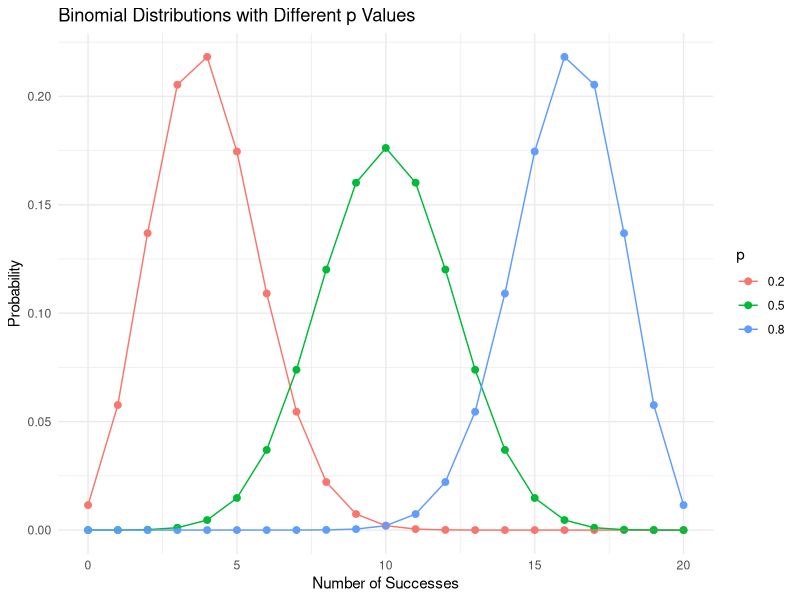
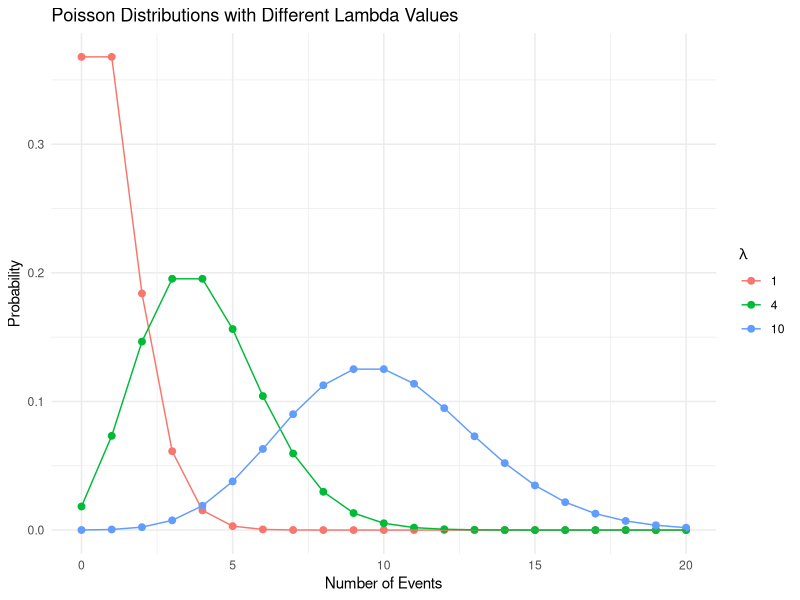
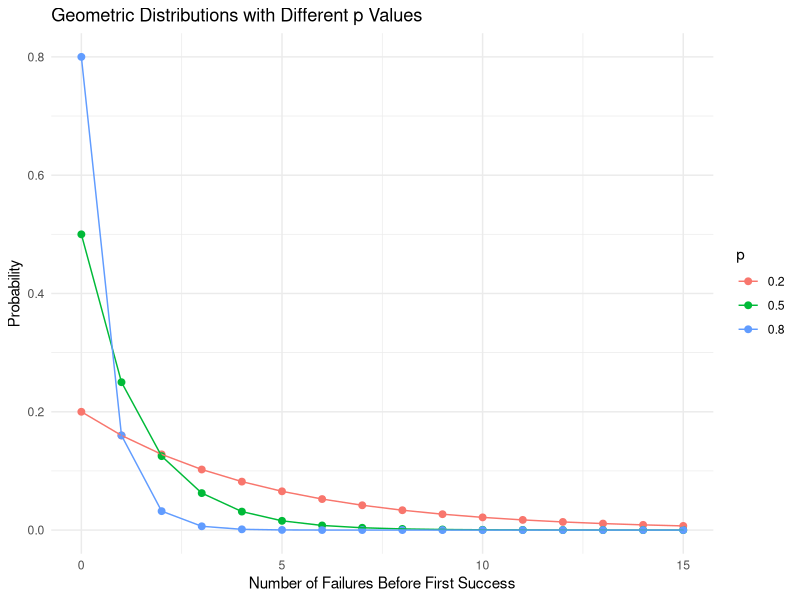

Reproduce these figures in R, in order.
## ---- chunk 1
suppressWarnings(suppressMessages(library(ggplot2)))
## ---- chunk 2
p <- 0.6
dbinom(x = 1, size = 1, prob = p)
pbinom(q = 1, size = 1, prob = p)
## ---- chunk 3
p <- 1/3
dbinom(x = 1, size = 1, prob = p)
pbinom(q = 0.5, size = 1, prob = p)
## ---- chunk 4
# YOUR CODE HERE
## ---- chunk 5
# Set parameters
n <- 20  # Number of trials
p_values <- c(0.2, 0.5, 0.8)  # Different probabilities of success

# Create a data frame to store the binomial probabilities
binom_data <- data.frame()

for (p in p_values) {
  x <- 0:n
  prob <- dbinom(x, size = n, prob = p)
  binom_data <- rbind(binom_data, data.frame(x = x, prob = prob, p = factor(p)))
}

# Plot the binomial distributions
ggplot(binom_data, aes(x = x, y = prob, color = p, group = p)) +
  geom_point(size = 2) +
  geom_line() +
  labs(title = "Binomial Distributions with Different p Values",
       x = "Number of Successes",
       y = "Probability",
       color = "p") +
  theme_minimal()
## ---- chunk 6
n <- 10
p <- 0.4
dbinom(x = 4, size = n, prob = p)
pbinom(q = 5, size = n, prob = p)
## ---- chunk 7
n <- 20
p <- 0.75
dbinom(x = 15, size = n, prob = p)
pbinom(q = 15, size = n, prob = p)
## ---- chunk 8
# YOUR CODE HERE
## ---- chunk 9
# Set parameters
lambda_values <- c(1, 4, 10)  # Different values of lambda

# Create a data frame to store the Poisson probabilities
poisson_data <- data.frame()

for (lambda in lambda_values) {
  x <- 0:(max(lambda_values) * 2)  # Set x-range based on the largest lambda
  prob <- dpois(x, lambda = lambda)
  poisson_data <- rbind(poisson_data, data.frame(x = x, prob = prob, lambda = factor(lambda)))
}

# Plot the Poisson distributions
ggplot(poisson_data, aes(x = x, y = prob, color = lambda, group = lambda)) +
  geom_point(size = 2) +
  geom_line() +
  labs(title = "Poisson Distributions with Different Lambda Values",
       x = "Number of Events",
       y = "Probability",
       color = expression(lambda)) +
  theme_minimal()
## ---- chunk 10
lambda <- 3
dpois(x = 5, lambda = lambda)
ppois(q = 2, lambda = lambda)
## ---- chunk 11
lambda <- 4
dpois(x = 2, lambda = lambda)
1-ppois(q = 3, lambda = lambda)
## ---- chunk 12
# YOUR CODE HERE
## ---- chunk 13
# Set parameters
p_values <- c(0.2, 0.5, 0.8)  # Different probabilities of success

# Create a data frame to store the geometric probabilities
geom_data <- data.frame()

for (p in p_values) {
  x <- 0:15  # Number of failures before the first success
  prob <- dgeom(x, prob = p)
  geom_data <- rbind(geom_data, data.frame(x = x, prob = prob, p = factor(p)))
}

# Plot the geometric distributions
ggplot(geom_data, aes(x = x, y = prob, color = p, group = p)) +
  geom_point(size = 2) +
  geom_line() +
  labs(title = "Geometric Distributions with Different p Values",
       x = "Number of Failures Before First Success",
       y = "Probability",
       color = "p") +
  theme_minimal()
## ---- chunk 14
p <- 0.2
dgeom(x = 6, prob = p)
1-pgeom(q = 8, prob = p)
## ---- chunk 15
p <- 12/52
dgeom(x = 10, prob = p)
pgeom(q = 10, prob = p)
## ---- chunk 16
# YOUR CODE HERE
